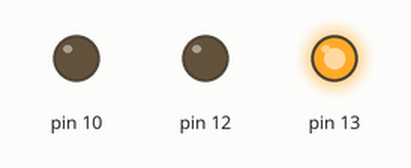
Recording of a sketch running on a simulated Arduino Uno, built with avr-gcc and run on an emulated ATmega328P. Parts: output pins drawn as LEDs (lit = HIGH).

Above: at 1.0 s.
At 3.5 s:
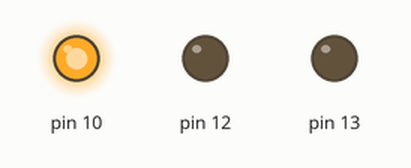
At 5.5 s:
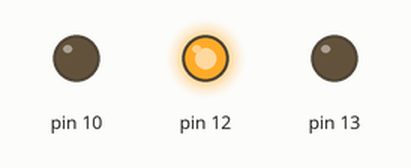
Timing chart, 0 to 11.7 s (numbered marks = the images above):
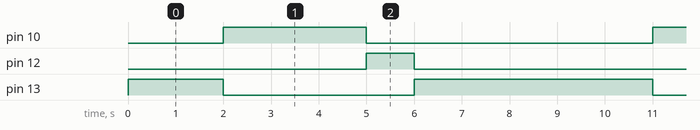

The sketch:

semaforo.ino
```cpp
void setup()
{
  pinMode(13, OUTPUT);
  pinMode(10, OUTPUT);
  pinMode(12, OUTPUT);
}

void loop()
{
  digitalWrite(13, HIGH);
  delay(2000); // Wait for 2000 millisecond(s)
  digitalWrite(13, LOW);
  digitalWrite(10, HIGH);
  delay(3000); // Wait for 3000 millisecond(s)
  digitalWrite(10, LOW);
  digitalWrite(12, HIGH);
  delay(1000); // Wait for 1000 millisecond(s)
  digitalWrite(12, LOW);
  digitalWrite(13, HIGH);
  delay(3000); // Wait for 3000 millisecond(s)
  digitalWrite(13, LOW);
}
```

Measured:
- by itself, pin 10: alternates HIGH for 3.0 s and LOW for 6.0 s
- by itself, pin 12: alternates HIGH for 1.0 s and LOW for 8.0 s
- by itself, pin 13: repeats every 9.0 s: LOW 4.0 s, HIGH 5.0 s
